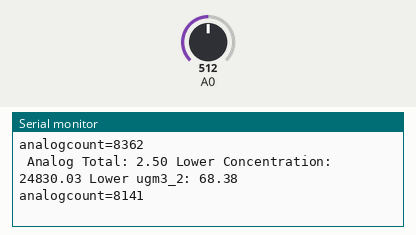
This sketch was run on a simulated Arduino Uno, built with avr-gcc and run on an emulated ATmega328P. Parts: the last lines printed to the serial monitor. The test bench sets the inputs (shaded band); at power-on: A0 = 512.

Above: at 2.7 s.
2.8 s: A0 set to 716
At 3.8 s:
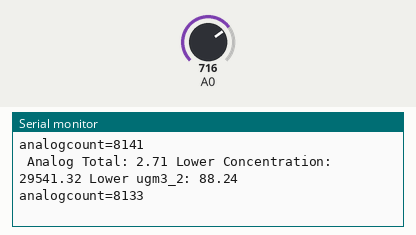
5.8 s: A0 set to 900
At 6.5 s:
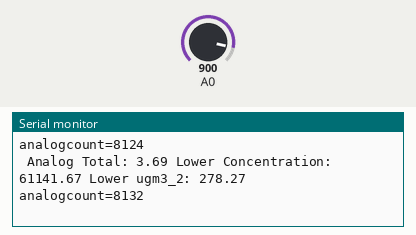
Timing chart, 0 to 8.3 s (numbered marks = the images above; inputs shaded):
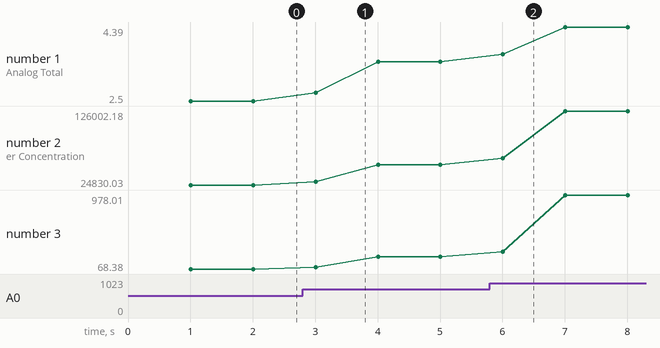

Measured:
- after the input at 2.8 s, the serial monitor: prints a new line after 0.21 s (image 1)
- after the input at 5.8 s, the serial monitor: prints a new line after 0.21 s (image 2)
- plotted number 1: 2.5 → 3.5 after the input at 2.8 s, 3.5 → 4.39 after the input at 5.8 s
- plotted number 2: 24830.03 → 52812.89 after the input at 2.8 s, 52812.89 → 126002.18 after the input at 5.8 s
- plotted number 3: 68.38 → 218.59 after the input at 2.8 s, 218.59 → 978.01 after the input at 5.8 s

The sketch:

adem_serialonly.ino
```cpp
/*
/*
 Lieven Blancke, 2015-08-13

  connect Arduino analog PIN 0 to the analog output of one of these sensors:
  - PPD60V analog output
  - TP7 on the PCB of PPD42N,
  - TP8 on the PCB of DSM5011

*/

// PPD Variable Setup
unsigned long analogcount = 0;
double analogtotal;
unsigned long starttime = 0;
unsigned long sampletime_ms = 1000;
unsigned long analogvalue = 0;
double LconAV = 0;
double Lugm3_2 = 0;

void setup()
{
  // Start Serial for debugging on the Serial Monitor
  Serial.begin(9600);

  starttime = millis();
}

void loop()
{
  // Read PPD value from Analog Input Pin 0
  analogvalue = analogvalue + analogRead(0);
  analogcount++;
  if ((millis()-starttime) > sampletime_ms) // every second
  {
    starttime = millis(); // moved to create more regular periods.
    analogvalue = analogvalue/analogcount;
    analogtotal = (analogvalue*5.0)/1024;
    LconAV = (240.0*pow(analogtotal,6) - 2491.3*pow(analogtotal,5) + 9448.7*pow(analogtotal,4) - 14840.0*pow(analogtotal,3) + 10684.0*pow(analogtotal,2) + 2211.8*(analogtotal) + 7.9623);
    Lugm3_2 = (0.0000000495*pow(LconAV,2) + 0.0015247767*(LconAV));//Cardboard
    if(Lugm3_2 < 0){
      Lugm3_2 = 0;
    }

    //Serial.println();
    Serial.print(F(" Analog Total: "));
    Serial.print(analogtotal);
    Serial.print(F(" Lower Concentration: "));
    Serial.print(LconAV);
    Serial.print(F(" Lower ugm3_2: "));
    Serial.print(Lugm3_2);
    Serial.println();
    Serial.println ("analogcount=" + String(analogcount, DEC));
    analogvalue = 0;
    analogcount = 0;
  }
}
```
